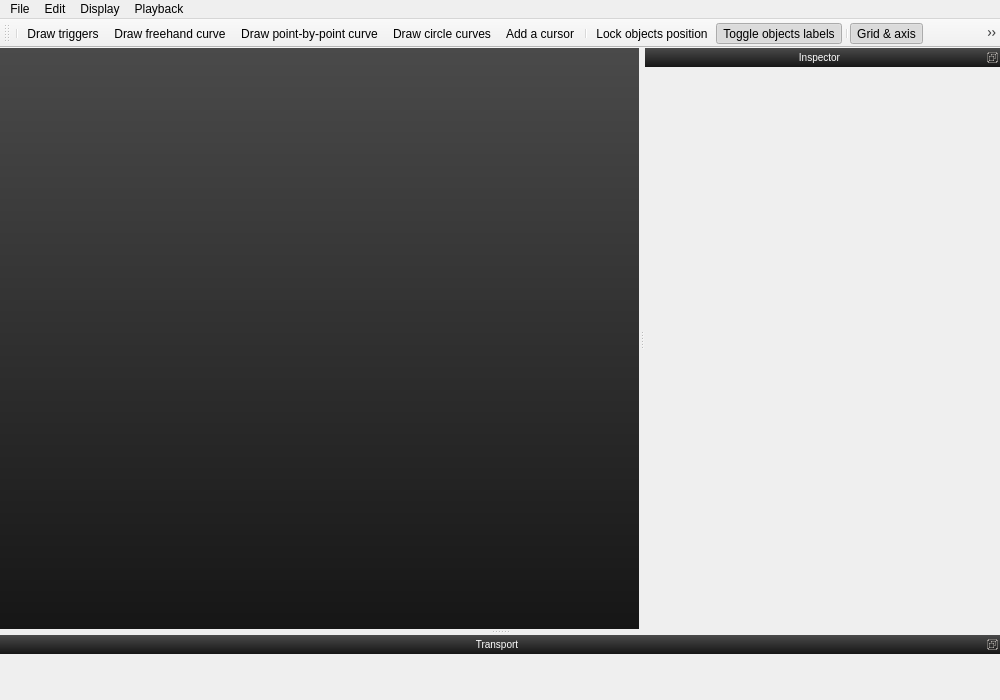
<?xml version="1.0" encoding="UTF-8"?>
<ui version="4.0">
 <class>UiView</class>
 <widget class="QMainWindow" name="UiView">
  <property name="geometry">
   <rect>
    <x>0</x>
    <y>0</y>
    <width>1000</width>
    <height>700</height>
   </rect>
  </property>
  <property name="windowTitle">
   <string>IanniX — View</string>
  </property>
  <property name="styleSheet">
   <string notr="true">QWidget {
	font: 11px &quot;Arial&quot;;
}

QWidget#centralwidget  {
	background-color: qlineargradient(spread:pad, x1:0, y1:0, x2:0, y2:1, stop:0 rgba(74, 74, 74, 255), stop:1 rgba(22, 22, 22, 255));
}

QDockWidget {
	color: white;
	font: 10px;
}
QDockWidget::title {
     text-align: center;
     background: qlineargradient(spread:pad, x1:0, y1:0, x2:0, y2:1, stop:0 rgba(74, 74, 74, 255), stop:1 rgba(22, 22, 22, 255));
     padding-left: 5px;
}</string>
  </property>
  <widget class="QWidget" name="centralwidget">
   <layout class="QHBoxLayout" name="horizontalLayout">
    <property name="margin">
     <number>0</number>
    </property>
    <item>
     <widget class="UiRender" name="render" native="true"/>
    </item>
   </layout>
  </widget>
  <widget class="QMenuBar" name="menubar">
   <property name="geometry">
    <rect>
     <x>0</x>
     <y>0</y>
     <width>1000</width>
     <height>22</height>
    </rect>
   </property>
   <widget class="QMenu" name="menuEdit">
    <property name="title">
     <string>Edit</string>
    </property>
    <addaction name="actionUndo"/>
    <addaction name="actionRedo"/>
    <addaction name="separator"/>
    <addaction name="actionCopy"/>
    <addaction name="actionPaste"/>
    <addaction name="actionDuplicate"/>
    <addaction name="actionCut"/>
    <addaction name="separator"/>
    <addaction name="actionSelect_all"/>
    <addaction name="actionDelete"/>
    <addaction name="separator"/>
    <addaction name="actionDrawFreeCurve"/>
    <addaction name="actionDrawPointCurve"/>
    <addaction name="actionDrawTriggers"/>
    <addaction name="actionAddCircleCurve"/>
    <addaction name="actionAddFreeCursor"/>
    <addaction name="separator"/>
    <addaction name="actionSync"/>
   </widget>
   <widget class="QMenu" name="menuFile">
    <property name="title">
     <string>File</string>
    </property>
    <addaction name="actionNew"/>
    <addaction name="actionOpen"/>
    <addaction name="actionSave"/>
    <addaction name="actionSave_all"/>
    <addaction name="separator"/>
    <addaction name="actionImoprt_SVG"/>
    <addaction name="actionImoprt_Image"/>
    <addaction name="actionImoprt_Text"/>
    <addaction name="separator"/>
    <addaction name="actionRename"/>
    <addaction name="actionRemove"/>
    <addaction name="actionDuplicateScore"/>
    <addaction name="separator"/>
    <addaction name="actionReloadScript"/>
    <addaction name="separator"/>
    <addaction name="actionAbout"/>
    <addaction name="separator"/>
    <addaction name="actionQuit"/>
   </widget>
   <widget class="QMenu" name="menuView">
    <property name="title">
     <string>Display</string>
    </property>
    <widget class="QMenu" name="menuGrid_size">
     <property name="title">
      <string>Grid setup</string>
     </property>
     <addaction name="action10Seconds"/>
     <addaction name="action1second"/>
     <addaction name="action500Milliseconds"/>
     <addaction name="action100Milliseconds"/>
     <addaction name="action10Milliseconds"/>
     <addaction name="actionCustomValue"/>
     <addaction name="separator"/>
     <addaction name="actionOpaque"/>
     <addaction name="action75_opaque"/>
     <addaction name="action50_opaque"/>
     <addaction name="action25_opaque"/>
     <addaction name="action10_opaque"/>
    </widget>
    <addaction name="actionFullscreen"/>
    <addaction name="separator"/>
    <addaction name="actionToggle_Inspector"/>
    <addaction name="actionToggle_Transport"/>
    <addaction name="separator"/>
    <addaction name="actionGrid"/>
    <addaction name="actionSnapGrid"/>
    <addaction name="menuGrid_size"/>
    <addaction name="separator"/>
    <addaction name="actionZoom_in"/>
    <addaction name="actionZoom_initial"/>
    <addaction name="actionZoom_out"/>
    <addaction name="actionToggle_Autosize"/>
    <addaction name="separator"/>
    <addaction name="actionShowEditor"/>
    <addaction name="actionLight"/>
   </widget>
   <widget class="QMenu" name="menuPlayback">
    <property name="title">
     <string>Playback</string>
    </property>
    <addaction name="actionPlay_pause"/>
    <addaction name="actionFast_rewind"/>
   </widget>
   <addaction name="menuFile"/>
   <addaction name="menuEdit"/>
   <addaction name="menuView"/>
   <addaction name="menuPlayback"/>
  </widget>
  <widget class="QDockWidget" name="transportDock">
   <property name="minimumSize">
    <size>
     <width>54</width>
     <height>65</height>
    </size>
   </property>
   <property name="features">
    <set>QDockWidget::DockWidgetFloatable|QDockWidget::DockWidgetMovable</set>
   </property>
   <property name="allowedAreas">
    <set>Qt::BottomDockWidgetArea</set>
   </property>
   <property name="windowTitle">
    <string>Transport</string>
   </property>
   <attribute name="dockWidgetArea">
    <number>8</number>
   </attribute>
   <widget class="UiTransport" name="transport"/>
  </widget>
  <widget class="QDockWidget" name="inspecteurDock">
   <property name="minimumSize">
    <size>
     <width>355</width>
     <height>42</height>
    </size>
   </property>
   <property name="features">
    <set>QDockWidget::DockWidgetFloatable|QDockWidget::DockWidgetMovable</set>
   </property>
   <property name="allowedAreas">
    <set>Qt::LeftDockWidgetArea|Qt::RightDockWidgetArea</set>
   </property>
   <property name="windowTitle">
    <string>Inspector</string>
   </property>
   <attribute name="dockWidgetArea">
    <number>2</number>
   </attribute>
   <widget class="UiInspector" name="inspector"/>
  </widget>
  <widget class="QToolBar" name="toolBar">
   <property name="windowTitle">
    <string>Toolbar</string>
   </property>
   <attribute name="toolBarArea">
    <enum>TopToolBarArea</enum>
   </attribute>
   <attribute name="toolBarBreak">
    <bool>false</bool>
   </attribute>
   <addaction name="separator"/>
   <addaction name="actionDrawTriggers"/>
   <addaction name="actionDrawFreeCurve"/>
   <addaction name="actionDrawPointCurve"/>
   <addaction name="actionAddCircleCurve"/>
   <addaction name="actionAddFreeCursor"/>
   <addaction name="separator"/>
   <addaction name="actionLockPos"/>
   <addaction name="actionToggleLabel"/>
   <addaction name="separator"/>
   <addaction name="actionGrid"/>
   <addaction name="actionSnapGrid"/>
   <addaction name="separator"/>
   <addaction name="actionToggle_Inspector"/>
   <addaction name="actionToggle_Transport"/>
   <addaction name="actionFullscreen"/>
   <addaction name="separator"/>
   <addaction name="actionLight"/>
   <addaction name="separator"/>
   <addaction name="actionPatchesFolder"/>
   <addaction name="actionHelp"/>
  </widget>
  <action name="actionUndo">
   <property name="text">
    <string>Undo</string>
   </property>
   <property name="shortcut">
    <string>Ctrl+Z</string>
   </property>
  </action>
  <action name="actionRedo">
   <property name="text">
    <string>Redo</string>
   </property>
   <property name="shortcut">
    <string>Ctrl+Y</string>
   </property>
  </action>
  <action name="actionCopy">
   <property name="text">
    <string>Copy</string>
   </property>
   <property name="shortcut">
    <string>Ctrl+C</string>
   </property>
  </action>
  <action name="actionPaste">
   <property name="text">
    <string>Paste</string>
   </property>
   <property name="shortcut">
    <string>Ctrl+V</string>
   </property>
  </action>
  <action name="actionCut">
   <property name="text">
    <string>Cut</string>
   </property>
   <property name="shortcut">
    <string>Ctrl+X</string>
   </property>
  </action>
  <action name="actionSelect_all">
   <property name="text">
    <string>Select all</string>
   </property>
   <property name="shortcut">
    <string>Ctrl+A</string>
   </property>
  </action>
  <action name="actionDelete">
   <property name="text">
    <string>Delete</string>
   </property>
   <property name="shortcut">
    <string>Backspace</string>
   </property>
  </action>
  <action name="actionNew">
   <property name="text">
    <string>New score</string>
   </property>
   <property name="shortcut">
    <string>Ctrl+N</string>
   </property>
  </action>
  <action name="actionOpen">
   <property name="text">
    <string>Open project folder</string>
   </property>
   <property name="shortcut">
    <string>Ctrl+O</string>
   </property>
  </action>
  <action name="actionSave">
   <property name="text">
    <string>Save current score</string>
   </property>
   <property name="shortcut">
    <string>Ctrl+S</string>
   </property>
  </action>
  <action name="actionQuit">
   <property name="text">
    <string>Quit</string>
   </property>
   <property name="shortcut">
    <string>Ctrl+Q</string>
   </property>
  </action>
  <action name="actionFullscreen">
   <property name="checkable">
    <bool>true</bool>
   </property>
   <property name="checked">
    <bool>false</bool>
   </property>
   <property name="icon">
    <iconset resource="IanniX.qrc">
     <normaloff>:/actions/res_icon_fullscreen.png</normaloff>:/actions/res_icon_fullscreen.png</iconset>
   </property>
   <property name="text">
    <string>Fullscreen</string>
   </property>
   <property name="shortcut">
    <string>Ctrl+F</string>
   </property>
  </action>
  <action name="actionToggle_Inspector">
   <property name="checkable">
    <bool>true</bool>
   </property>
   <property name="checked">
    <bool>true</bool>
   </property>
   <property name="icon">
    <iconset resource="IanniX.qrc">
     <normaloff>:/actions/res_icon_inspector.png</normaloff>:/actions/res_icon_inspector.png</iconset>
   </property>
   <property name="text">
    <string>Toggle Inspector</string>
   </property>
   <property name="shortcut">
    <string>Ctrl+I</string>
   </property>
  </action>
  <action name="actionToggle_Transport">
   <property name="checkable">
    <bool>true</bool>
   </property>
   <property name="checked">
    <bool>true</bool>
   </property>
   <property name="icon">
    <iconset resource="IanniX.qrc">
     <normaloff>:/actions/res_icon_transport.png</normaloff>:/actions/res_icon_transport.png</iconset>
   </property>
   <property name="text">
    <string>Toggle Transport</string>
   </property>
   <property name="shortcut">
    <string>Ctrl+T</string>
   </property>
  </action>
  <action name="actionPlay_pause">
   <property name="text">
    <string>Play/pause</string>
   </property>
   <property name="shortcut">
    <string>Space</string>
   </property>
  </action>
  <action name="actionFast_rewind">
   <property name="text">
    <string>Fast rewind</string>
   </property>
   <property name="shortcut">
    <string>F</string>
   </property>
  </action>
  <action name="actionGrid">
   <property name="checkable">
    <bool>true</bool>
   </property>
   <property name="checked">
    <bool>true</bool>
   </property>
   <property name="icon">
    <iconset resource="IanniX.qrc">
     <normaloff>:/actions/res_icon_grid.png</normaloff>:/actions/res_icon_grid.png</iconset>
   </property>
   <property name="text">
    <string>Grid &amp;&amp; axis</string>
   </property>
   <property name="shortcut">
    <string>Ctrl+G</string>
   </property>
  </action>
  <action name="actionDuplicate">
   <property name="text">
    <string>Duplicate</string>
   </property>
   <property name="shortcut">
    <string>Ctrl+D</string>
   </property>
  </action>
  <action name="actionToggle_Autosize">
   <property name="checkable">
    <bool>true</bool>
   </property>
   <property name="checked">
    <bool>true</bool>
   </property>
   <property name="text">
    <string>Autoresize object</string>
   </property>
  </action>
  <action name="actionZoom_in">
   <property name="text">
    <string>Zoom in</string>
   </property>
   <property name="shortcut">
    <string>Ctrl+=</string>
   </property>
  </action>
  <action name="actionZoom_out">
   <property name="text">
    <string>Zoom out</string>
   </property>
   <property name="shortcut">
    <string>Ctrl+-</string>
   </property>
  </action>
  <action name="actionZoom_initial">
   <property name="text">
    <string>Initial zoom</string>
   </property>
   <property name="shortcut">
    <string>Ctrl+À</string>
   </property>
  </action>
  <action name="actionDrawFreeCurve">
   <property name="checkable">
    <bool>true</bool>
   </property>
   <property name="icon">
    <iconset resource="IanniX.qrc">
     <normaloff>:/actions/res_icon_curveFree.png</normaloff>:/actions/res_icon_curveFree.png</iconset>
   </property>
   <property name="text">
    <string>Draw freehand curve</string>
   </property>
   <property name="shortcut">
    <string>Ctrl+Shift+F</string>
   </property>
  </action>
  <action name="actionDrawPointCurve">
   <property name="checkable">
    <bool>true</bool>
   </property>
   <property name="icon">
    <iconset resource="IanniX.qrc">
     <normaloff>:/actions/res_icon_curvePoint.png</normaloff>:/actions/res_icon_curvePoint.png</iconset>
   </property>
   <property name="text">
    <string>Draw point-by-point curve</string>
   </property>
   <property name="shortcut">
    <string>Ctrl+Shift+C</string>
   </property>
  </action>
  <action name="actionDrawTriggers">
   <property name="checkable">
    <bool>true</bool>
   </property>
   <property name="icon">
    <iconset resource="IanniX.qrc">
     <normaloff>:/actions/res_icon_trigger.png</normaloff>:/actions/res_icon_trigger.png</iconset>
   </property>
   <property name="text">
    <string>Draw triggers</string>
   </property>
   <property name="shortcut">
    <string>Ctrl+Shift+T</string>
   </property>
  </action>
  <action name="actionAddFreeCursor">
   <property name="icon">
    <iconset resource="IanniX.qrc">
     <normaloff>:/actions/res_icon_cursor.png</normaloff>:/actions/res_icon_cursor.png</iconset>
   </property>
   <property name="text">
    <string>Add a cursor</string>
   </property>
  </action>
  <action name="action10Seconds">
   <property name="checkable">
    <bool>true</bool>
   </property>
   <property name="text">
    <string>10 seconds</string>
   </property>
  </action>
  <action name="action1second">
   <property name="checkable">
    <bool>true</bool>
   </property>
   <property name="checked">
    <bool>true</bool>
   </property>
   <property name="text">
    <string>1 second</string>
   </property>
  </action>
  <action name="action500Milliseconds">
   <property name="checkable">
    <bool>true</bool>
   </property>
   <property name="text">
    <string>500 milliseconds</string>
   </property>
  </action>
  <action name="action100Milliseconds">
   <property name="checkable">
    <bool>true</bool>
   </property>
   <property name="text">
    <string>100 milliseconds</string>
   </property>
  </action>
  <action name="action10Milliseconds">
   <property name="checkable">
    <bool>true</bool>
   </property>
   <property name="text">
    <string>10 milliseconds</string>
   </property>
  </action>
  <action name="actionCustomValue">
   <property name="checkable">
    <bool>true</bool>
   </property>
   <property name="text">
    <string>Custom value</string>
   </property>
  </action>
  <action name="actionOpaque">
   <property name="checkable">
    <bool>true</bool>
   </property>
   <property name="text">
    <string>Opaque</string>
   </property>
  </action>
  <action name="action75_opaque">
   <property name="checkable">
    <bool>true</bool>
   </property>
   <property name="text">
    <string>75% opaque</string>
   </property>
  </action>
  <action name="action50_opaque">
   <property name="checkable">
    <bool>true</bool>
   </property>
   <property name="checked">
    <bool>true</bool>
   </property>
   <property name="text">
    <string>50% opaque</string>
   </property>
  </action>
  <action name="action25_opaque">
   <property name="checkable">
    <bool>true</bool>
   </property>
   <property name="text">
    <string>25% opaque</string>
   </property>
  </action>
  <action name="action10_opaque">
   <property name="checkable">
    <bool>true</bool>
   </property>
   <property name="text">
    <string>10% opaque</string>
   </property>
  </action>
  <action name="actionAddCircleCurve">
   <property name="checkable">
    <bool>true</bool>
   </property>
   <property name="icon">
    <iconset resource="IanniX.qrc">
     <normaloff>:/actions/res_icon_curveCircle.png</normaloff>:/actions/res_icon_curveCircle.png</iconset>
   </property>
   <property name="text">
    <string>Draw circle curves</string>
   </property>
   <property name="shortcut">
    <string>Ctrl+Shift+R</string>
   </property>
  </action>
  <action name="actionHelp">
   <property name="icon">
    <iconset resource="IanniX.qrc">
     <normaloff>:/actions/res_icon_help.png</normaloff>:/actions/res_icon_help.png</iconset>
   </property>
   <property name="text">
    <string>Help</string>
   </property>
  </action>
  <action name="actionSnapGrid">
   <property name="checkable">
    <bool>true</bool>
   </property>
   <property name="icon">
    <iconset resource="IanniX.qrc">
     <normaloff>:/actions/res_icon_grid_snap.png</normaloff>:/actions/res_icon_grid_snap.png</iconset>
   </property>
   <property name="text">
    <string>Snap to grid</string>
   </property>
   <property name="shortcut">
    <string>Shift+G</string>
   </property>
  </action>
  <action name="actionSave_all">
   <property name="text">
    <string>Save all</string>
   </property>
   <property name="shortcut">
    <string>Ctrl+Alt+Shift+S</string>
   </property>
  </action>
  <action name="actionRename">
   <property name="text">
    <string>Rename score</string>
   </property>
   <property name="shortcut">
    <string>Ctrl+Alt+Shift+R</string>
   </property>
  </action>
  <action name="actionRemove">
   <property name="text">
    <string>Remove score</string>
   </property>
  </action>
  <action name="actionDuplicateScore">
   <property name="text">
    <string>Duplicate score</string>
   </property>
  </action>
  <action name="actionLockPos">
   <property name="checkable">
    <bool>true</bool>
   </property>
   <property name="icon">
    <iconset resource="IanniX.qrc">
     <normaloff>:/actions/res_icon_lock.png</normaloff>:/actions/res_icon_lock.png</iconset>
   </property>
   <property name="text">
    <string>Lock objects position</string>
   </property>
  </action>
  <action name="actionToggleLabel">
   <property name="checkable">
    <bool>true</bool>
   </property>
   <property name="checked">
    <bool>true</bool>
   </property>
   <property name="icon">
    <iconset resource="IanniX.qrc">
     <normaloff>:/actions/res_icon_label.png</normaloff>:/actions/res_icon_label.png</iconset>
   </property>
   <property name="text">
    <string>Toggle objects labels</string>
   </property>
  </action>
  <action name="actionPatchesFolder">
   <property name="text">
    <string>Open patches folder</string>
   </property>
  </action>
  <action name="actionAbout">
   <property name="text">
    <string>About IanniX</string>
   </property>
   <property name="menuRole">
    <enum>QAction::AboutRole</enum>
   </property>
  </action>
  <action name="actionSync">
   <property name="text">
    <string>Send a snapshot of score to sync output</string>
   </property>
  </action>
  <action name="actionImoprt_SVG">
   <property name="text">
    <string>Import SVG…</string>
   </property>
  </action>
  <action name="actionImoprt_Image">
   <property name="text">
    <string>Import image…</string>
   </property>
  </action>
  <action name="actionImoprt_Text">
   <property name="text">
    <string>Import glyph…</string>
   </property>
  </action>
  <action name="actionShowEditor">
   <property name="text">
    <string>Show script editor</string>
   </property>
   <property name="shortcut">
    <string>Ctrl+E</string>
   </property>
  </action>
  <action name="actionReloadScript">
   <property name="text">
    <string>Reload last script</string>
   </property>
   <property name="shortcut">
    <string>Ctrl+R</string>
   </property>
  </action>
  <action name="actionLight">
   <property name="checkable">
    <bool>true</bool>
   </property>
   <property name="icon">
    <iconset resource="IanniX.qrc">
     <normaloff>:/actions/res_icon_light.png</normaloff>:/actions/res_icon_light.png</iconset>
   </property>
   <property name="text">
    <string>Lighter color theme</string>
   </property>
  </action>
 </widget>
 <customwidgets>
  <customwidget>
   <class>UiRender</class>
   <extends>QWidget</extends>
   <header>uirender.h</header>
   <container>1</container>
  </customwidget>
  <customwidget>
   <class>UiTransport</class>
   <extends>QWidget</extends>
   <header>uitransport.h</header>
   <container>1</container>
  </customwidget>
  <customwidget>
   <class>UiInspector</class>
   <extends>QWidget</extends>
   <header>uiinspector.h</header>
   <container>1</container>
  </customwidget>
 </customwidgets>
 <resources>
  <include location="IanniX.qrc"/>
 </resources>
 <connections/>
</ui>
